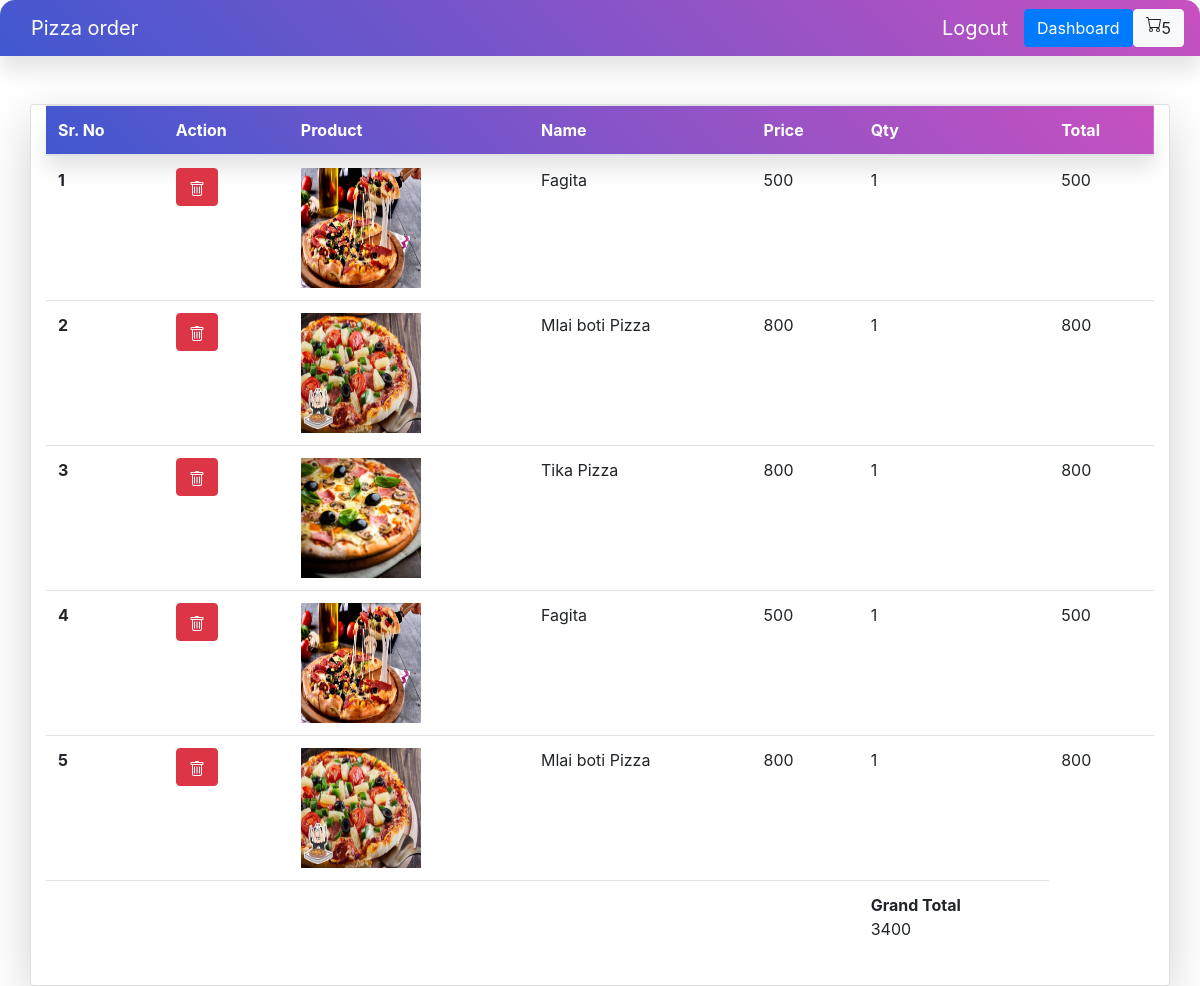
The page /cart/ (signed in) on the database its author committed.
### home/models.py (models this page shows)
class BaseModel(models.Model):
    uid=models.UUIDField(default=uuid.uuid4, editable=False,primary_key=True)
    created_at=models.DateField(auto_now_add=True)
    updated_at=models.DateField(auto_now_add=True)
    class Metas:
        abstract=True

class CartItems(BaseModel):
    cart_user=models.ForeignKey(Cart,on_delete=models.CASCADE,related_name='cart_items')
    piza=models.ForeignKey(Pizza,on_delete=models.CASCADE,related_name='cart_items')

class Pizza(BaseModel):
    category = models.ForeignKey(PizzaCategory, on_delete=models.CASCADE, related_name='category')
    pizza_name=models.CharField(max_length=100)
    price=models.IntegerField(default=100)
    images=models.ImageField(upload_to='pizza')

class Cart(BaseModel):
    user=models.ForeignKey(User, null=True, blank=True, on_delete=models.SET_NULL, related_name='carts')
    is_paid = models.BooleanField(default=False)
    @property
    def get_cart_total(self):
        total = CartItems.objects.filter(cart_user__user=self.user).aggregate(Sum('piza__price')).get('piza__price__sum')
        return total

### home/views.py (the view)
# urls.py: path('cart/',cart,name='cart'),
@login_required
def cart(request):
    cart_list=Cart.objects.get(is_paid=False,user=request.user)
    return render(request, 'cart_list.html',
                  {"cart_list": cart_list})

### templates/cart_list.html (shortened to what this page needs)
{% extends 'base.html'%}
{% block style%}
<link rel="stylesheet" href="/static/css/cart.css">
{% endblock%}
{%block content%}
<div class="container card shadow-lg mt-5">
    <table class="table">
        <thead class="thead">
        <tr>
            <th scope="col"> Sr. No</th>
            <th scope="col">Action</th>
            <th scope="col">Product</th>
            <th scope="col">Name</th>
            <th scope="col">Price</th>
            <th scope="col">Qty</th>
            <th scope="col">Total</th>
        </tr>
        </thead>
        <tbody>
        {% for item in cart_list.cart_items.all%}
        <tr>
            <th scope="row">{{forloop.counter}}</th>
            <th>
                <a class="btn btn-danger" href="{%url 'remove_cart_item' item.uid %}"></a>
            </th>
            <td><img src="/media/{{item.piza.images}}" style="height:120px; width:120px;"></td>
            <td>{{item.piza.pizza_name}}</td>
            <td>{{item.piza.price}}</td>
            <td>1</td>
            <td>{{item.piza.price}}</td>
        </tr>
        {%endfor%}
        <tr>
            <th scope="row">
            </th>
            <td></td>
            <td></td>
            <td></td>
            <td></td>
            <td>
                <b>Grand Total</b>
                <br>
                <p>{{cart_list.get_cart_total}}</p>
            </td>
        </tr>
        </tbody>
    </table>
</div>
{% endblock %}

### templates/base.html (shortened to what this page needs)
<!DOCTYPE html>
<html lang="en">
<head>
    <link
      rel="stylesheet"
      href="https://stackpath.bootstrapcdn.com/bootstrap/4.5.2/css/bootstrap.min.css" />
    <link rel='stylesheet' href="/static/css/navbar.css">
    {% block style %}
    {% endblock %}
</head>
<body>
<nav class="navbar navbar-expand-lg navbar-light nav">
    <div class="container-fluid">
      <a class="navbar-brand" href="/">Pizza order </a>
    </div>
    <div class="collapse navbar-collapse justify-content-end" id="navbarSupportedContent">
        {% if request.user.is_authenticated %}
        <a class="navbar-brand navbar-right" href="{% url 'logout'%}">Logout </a>
        <a class="btn btn-primary navbar-right"  href="{% url 'order'%}">Dashboard </a>
        {% else %}
        <a class="navbar-brand navbar-right" href="{% url 'login'%}">Login </a>
        <a class="navbar-brand navbar-right" href="{% url 'register'%}">Register </a>
        {% endif %}
           <a href="{% url 'cart'%}" class="btn btn-light btn-right button-container" >{{request.user.get_cart_count}}</a>
        </div>
    </nav>
{% block content%}
{% endblock %}
</body>
</html>

### static/css/navbar.css (style rules this page uses)
.nav { background: #fff; border-radius: 15px; box-shadow: 0px 15px 20px rgba(0,0,0,0.1); border-radius: 15px 15px 0 0; background: linear-gradient(-135deg, #c850c0, #4158d0); }
.navbar .navbar-brand { color: #fff; }
.navbar { place-items: right; }
.button-container { display: flex; }

### static/css/cart.css (style rules this page uses)
.thead { background: #fff; width:100%; border-radius: 15px; box-shadow: 0px 15px 20px rgba(0,0,0,0.1); border-radius: 15px 15px 0 0; background: linear-gradient(-135deg, #c850c0, #4158d0); color: #fff; }

### rows shown on the page
CartItems: piza.images (picture), piza.pizza_name "Fagita", piza.price "500"
CartItems: piza.images (picture), piza.pizza_name "Mlai boti Pizza", piza.price "800"
CartItems: piza.images (picture), piza.pizza_name "Tika Pizza", piza.price "800"
CartItems: piza.images (picture), piza.pizza_name "Fagita", piza.price "500"
CartItems: piza.images (picture), piza.pizza_name "Mlai boti Pizza", piza.price "800"
Cart: get_cart_total "3400"

### other values the page prints
{{ request.user.get_cart_count }} "5"
